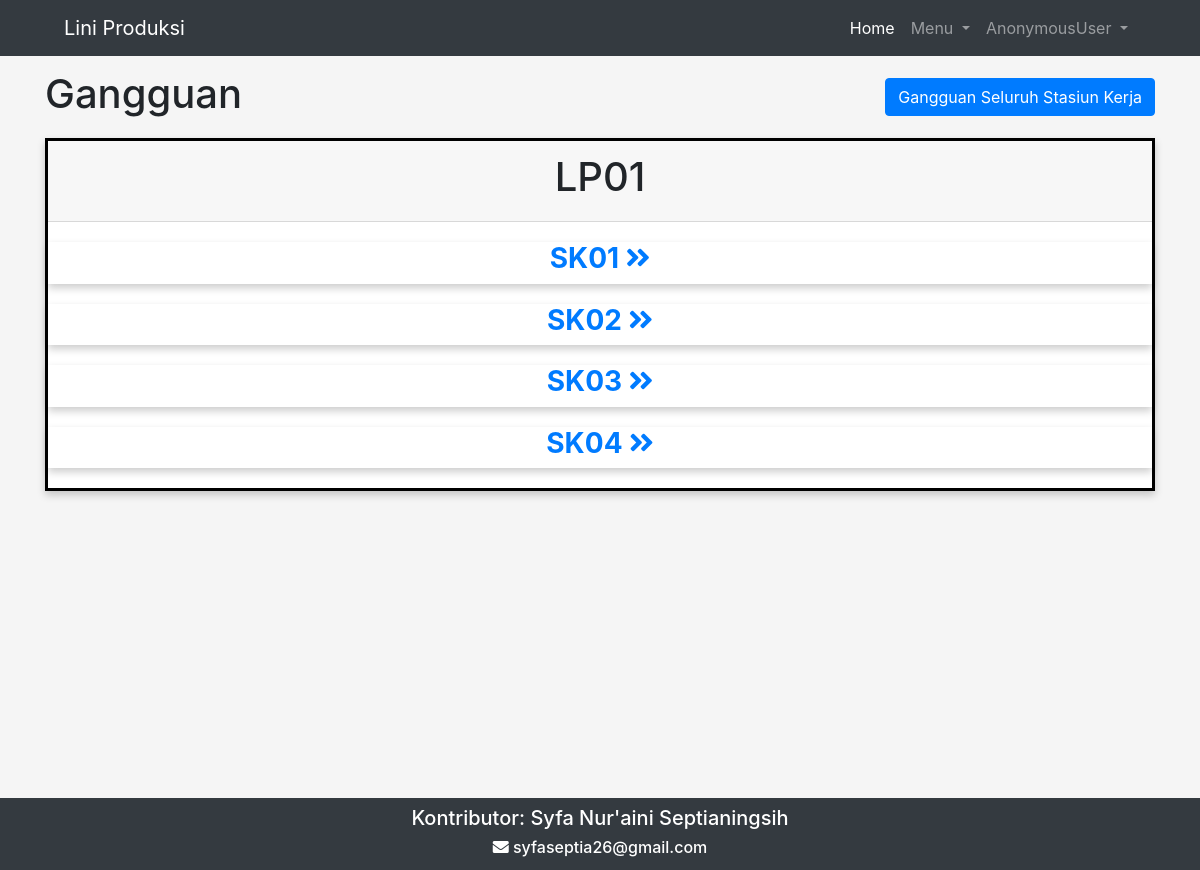
The page /liniProduksi/gangguanStasiunKerja/ on the database its author committed.
### liniProduksi/models.py (models this page shows, shortened)
class LiniProduksi(models.Model):
    idLiniProduksi = models.CharField(max_length=255, unique=True)
    waktuSiklus = models.IntegerField()
    jumlahStasiunKerja = models.IntegerField()

class StasiunKerja(models.Model):
    liniProduksi = models.ForeignKey('LiniProduksi', to_field='idLiniProduksi', on_delete=models.CASCADE)
    idStasiunKerja = models.CharField(max_length=255, unique=True)
    nomorStasiunKerja = models.IntegerField()
    list_sisi = (
        ('Kanan', 'Kanan'),
        ('Kiri', 'Kiri'),
    )
    sisiStasiunKerja = models.CharField(
        max_length=255,
        choices=list_sisi,
    )

### liniProduksi/viewsGangguan.py (the view)
# urls.py: path('gangguanStasiunKerja/', viewsGangguan.gangguan, name='gangguan'),
def gangguan(request):
    stasiunKerja = StasiunKerja.objects.all()
    liniProduksi = LiniProduksi.objects.all()
    context = {
        'Judul': 'Gangguan',
        'stasiunKerja': stasiunKerja,
        'liniProduksi': liniProduksi,
    }
    return render(request, 'liniProduksi/gangguan.html', context)

### liniProduksi/templates/liniProduksi/gangguan.html (shortened to what this page needs)
{% extends "base.html" %}
{% load static %}
{% block pageTitle %}
    <div class="row">
        <div class="col-md-6">
            {{Judul}}
        </div>
        <div class="col-md-6 text-right">
            <a href="{% url "liniProduksi:gangguanSemua" %}" class="btn btn-primary">Gangguan Seluruh Stasiun Kerja</a>
        </div>
    </div>
{% endblock pageTitle %}
{% block contents %}
    <link rel="stylesheet" type='text/css' href="{% static css %}">
    <div class="container" style="margin-top:20px;">
    {% for lp in liniProduksi %}
        <div class="card1" style="margin-bottom:20px; border-color:black; border-type:solid;">
            <div class="card-header text-center" style="margin-bottom:20px;">
                <h1>{{lp.idLiniProduksi}}</h1>
            </div>
            {% for sk in stasiunKerja %}
            {% if sk.liniProduksi_id == lp.idLiniProduksi %}
            <div class="card2" style="width:100%;margin-bottom:20px;">
                <div class="row" style="margin-top:10px; margin-left:0px; width:100%;">
                    <div class="col-md-12 my-auto" align="center" >
                    <a href="{% url "liniProduksi:gangguanSK" sk.idStasiunKerja %}" class="stretched-link"><h3><b>{{sk.idStasiunKerja}} <i class="fas fa-angle-double-right"></i></b></h3> </a>
                    </div>
                </div>
            </div>
        {% endif %}
    {% endfor %}
        </div>
        {% endfor %}
</div>
{% endblock contents %}

### liniProduksi/templates/liniProduksi/gangguan.html (style rules this page uses)
.card1 { box-shadow: 0 4px 8px 0 rgba(0,0,0,0.2); transition: 0.3s; background-color: white; border-color: black; border-style: solid; }
.card2 { box-shadow: 0 4px 8px 0 rgba(0,0,0,0.2); transition: 0.3s; background-color: white; }

### rows shown on the page
LiniProduksi: idLiniProduksi "LP01"
StasiunKerja: idStasiunKerja "SK01"
StasiunKerja: idStasiunKerja "SK02"
StasiunKerja: idStasiunKerja "SK03"
StasiunKerja: idStasiunKerja "SK04"

### other values the page prints
{{ user }} "AnonymousUser"
{{ Judul }} "Gangguan"
